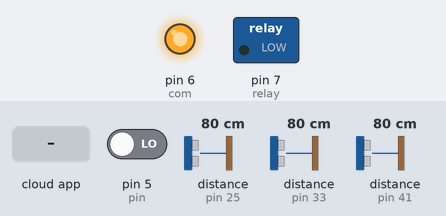
Recording of a sketch running on a simulated Arduino Mega 2560, built with avr-gcc and run on an emulated ATmega2560. Parts: switched loads named in the sketch (green lamp = pin HIGH), output pins drawn as LEDs (lit = HIGH). Wiring (inferred from the names in the program): 3 × ultrasonic range finder: trigger pin 27, echo pin 25 / trigger pin 35, echo pin 33 / trigger pin 43, echo pin 41. The inputs (shaded band) are chosen by the test bench; at power-on: pin 5 (pin) LOW, distance to the obstacle (sensors on pin 25, pin 33, pin 41) 80 cm. The echo pulse lasts 58.3 µs per cm; the ROS host is connected and sends only what is stated; pins used as bus, display or sensor lines are not drawn.

Above: at 1.2 s.
1.3 s: the phone or cloud app sets uvlight to 1
At 2.5 s:
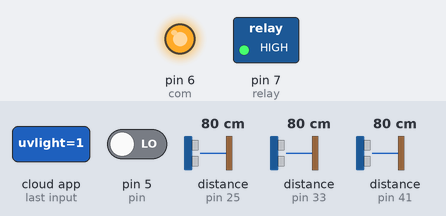
2.8 s: the phone or cloud app sets uvlight to 0
At 3.8 s:
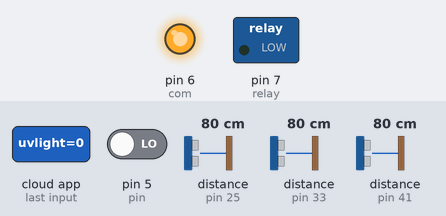
Timing chart, 0 to 5.8 s (numbered marks = the images above; inputs shaded):
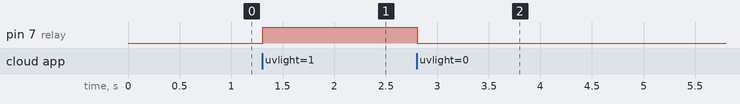

Measured:
- after the input at 1.3 s, pin 7 (relay): LOW → HIGH at once
- after the input at 2.8 s, pin 7 (relay): HIGH → LOW at once

The sketch:

arduino_mega_all_togather.ino
```cpp
#include <ros.h>
#include <std_msgs/Bool.h>
#include <std_msgs/Int16.h>
#include <std_msgs/Int16MultiArray.h>
#include <std_msgs/MultiArrayLayout.h>
const int trig1= 27;
const int trig2= 35;
const int trig3= 43;
const int trig4= 26;
const int trig5= 34;
const int trig6= 42;

const int echo1= 25;
const int echo2= 33;
const int echo3= 41;
const int echo4= 24;
const int echo5= 32;
const int echo6= 40;
const int vcc1=29,vcc2=37,vcc3=45,vcc4=28,vcc5=36,vcc6=44;
const int gnd1=23,gnd2=31,gnd3=39,gnd4=22,gnd5=30,gnd6=38;
const int d1=2,d2=.5;
float dur1;
float dur2;
float dur3;

ros::NodeHandle nh;
int relay=7;
int pin=5,com=6,button=0,flag=0;
long start_time=0,end_time=0,diff_time=0;
std_msgs::Bool Status;
std_msgs::Int16MultiArray arr;

void power()
    {
      Status.data=0;
      button=digitalRead(pin);
      if(button==1)
          {

          button=digitalRead(pin);
          if(button==1&&flag==0)
            {
             start_time=millis();
             flag=1;
            }
          if(button==1&&diff_time<=5000)
             {
              end_time=millis();
              diff_time=end_time-start_time;
             }
           else
            {
              end_time=0;
              flag=0;
              diff_time=0;

            }

          }

      if(diff_time>=4900)
         {
          Status.data=1;

         }


    }


void uvlight_callback( const std_msgs::Bool& toggle_msg)
   {
   if( toggle_msg.data==1)
        digitalWrite(relay,HIGH);
    else
        digitalWrite(relay,LOW);


   }

   ros::Subscriber<std_msgs::Bool> sub("uvlight", &uvlight_callback );
   ros::Publisher POWER("POWER_BUTTON", &Status);
   ros::Publisher ultra("ultra", &arr);

   void setup()
   {
    arr.layout.dim = (std_msgs::MultiArrayDimension *)
    malloc(sizeof(std_msgs::MultiArrayDimension)*2);
    arr.layout.dim[0].label = "height";
  arr.layout.dim[0].size = 3;
  arr.layout.dim[0].stride = 1,6;
  arr.layout.data_offset = 0;
  arr.data = (int *)malloc(sizeof(int)*8);
  arr.data_length = 3;
    nh.initNode();
    Serial.begin(115200);
    nh.subscribe(sub);
    nh.advertise(POWER);
    nh.advertise(ultra);

    pinMode(relay, OUTPUT);
    pinMode(pin,INPUT);
    pinMode(com,OUTPUT);
    digitalWrite(com,HIGH);

    pinMode(trig1,OUTPUT);
pinMode(trig2,OUTPUT);
pinMode(trig3,OUTPUT);


pinMode(echo1,INPUT);
pinMode(echo2,INPUT);
pinMode(echo3,INPUT);


pinMode(vcc1,OUTPUT);
pinMode(vcc2,OUTPUT);
pinMode(vcc3,OUTPUT);


pinMode(gnd1,OUTPUT);
pinMode(gnd2,OUTPUT);
pinMode(gnd3,OUTPUT);


///////////////////////
digitalWrite(vcc1,HIGH);
digitalWrite(vcc2,HIGH);
digitalWrite(vcc3,HIGH);


digitalWrite(gnd1,LOW);
digitalWrite(gnd2,LOW);
digitalWrite(gnd3,LOW);
   }
   void loop()
   {
     power();

     POWER.publish(&Status);
     digitalWrite(trig1,HIGH);
    delayMicroseconds(d1);
    digitalWrite(trig1,LOW);
    delayMicroseconds(d2);
    dur1=pulseIn(echo1,HIGH);
//
//
digitalWrite(trig2,HIGH);
delayMicroseconds(d1);
digitalWrite(trig2,LOW);
delayMicroseconds(d2);
dur2=pulseIn(echo2,HIGH);


digitalWrite(trig3,HIGH);
delayMicroseconds(d1);
digitalWrite(trig3,LOW);
delayMicroseconds(d2);
dur3=pulseIn(echo3,HIGH);
//
//

//
//////////////////////////
//////////////////////////
//publish////////////
arr.data[0]=dur1;
arr.data[1]=dur2;
arr.data[2]=dur3;
ultra.publish(&arr);
     nh.spinOnce();
     delay(1);
   }
```
